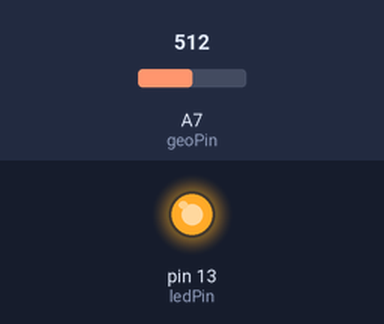
Simulated run of this sketch. Board: Arduino Nano, built with avr-gcc and run on an emulated ATmega328P. On the bench: output pins drawn as LEDs (lit = HIGH). The test bench sets the inputs (shaded band); at power-on: A7 (geoPin) = 512.

Above: at 1.2 s.
1.3 s: A7 (geoPin) set to 0
At 2.5 s:
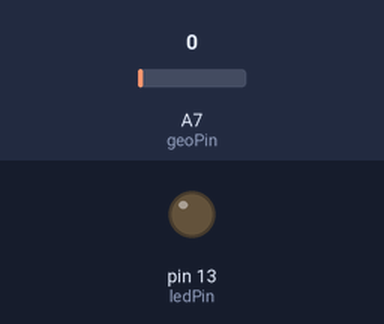
2.8 s: A7 (geoPin) set to 122
At 3.6 s:
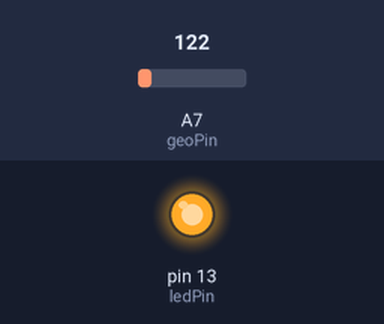
Timing chart, 0 to 5.8 s (numbered marks = the images above; inputs shaded):
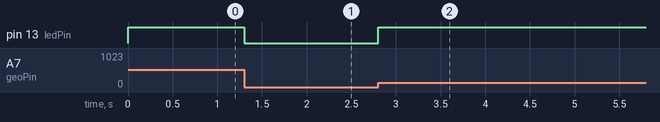

Measured:
- after the input at 1.3 s, pin 13 (ledPin): HIGH → LOW at once
- after the input at 2.8 s, pin 13 (ledPin): LOW → HIGH at once

The sketch:

Geophone.ino
```cpp
#define geoPin A7
#define ledPin 13

int geoIn = 0;


void setup() {

  pinMode(geoPin,INPUT);
  pinMode(ledPin,OUTPUT);
  digitalWrite(ledPin,LOW);
 // Serial.begin(57600);
}

void loop() {
  geoIn = analogRead(geoPin);
  if(geoIn > 0)digitalWrite(ledPin,HIGH);
  else digitalWrite(ledPin,LOW);
  //Serial.println();
  //Serial.print(geoIn);
}
```
